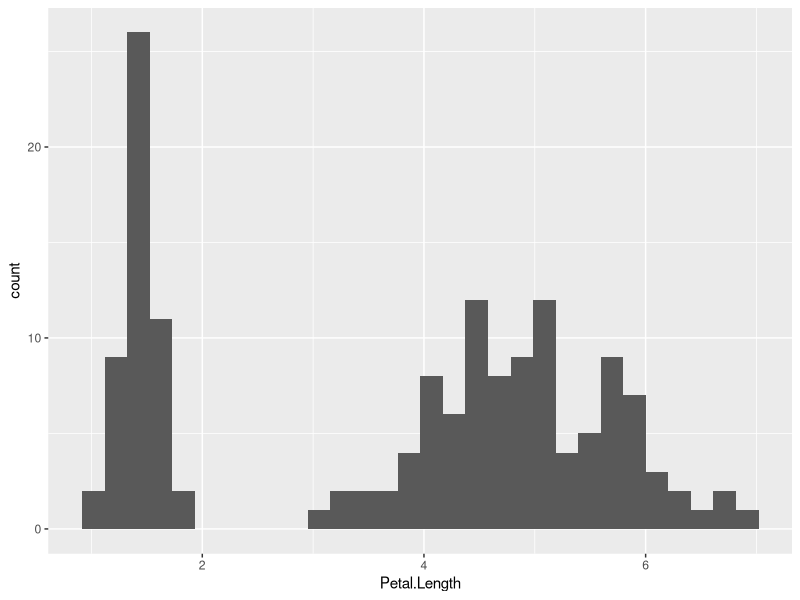
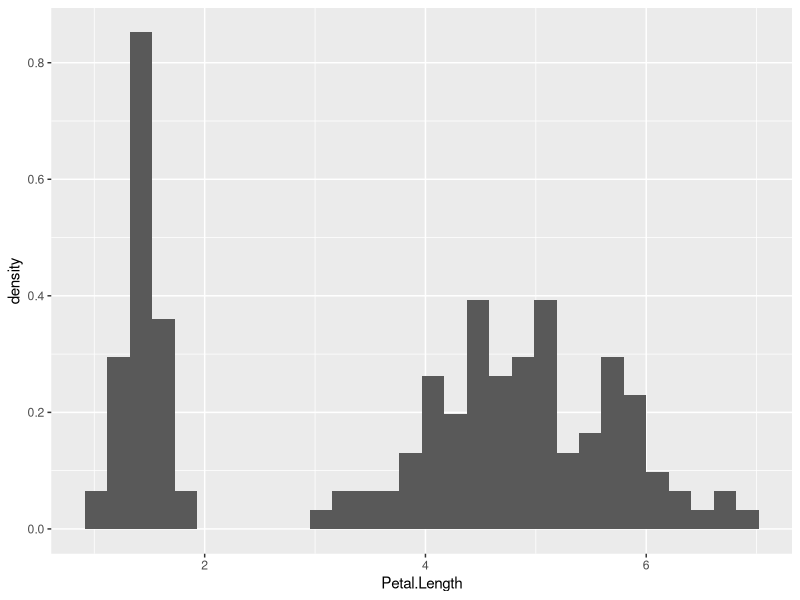
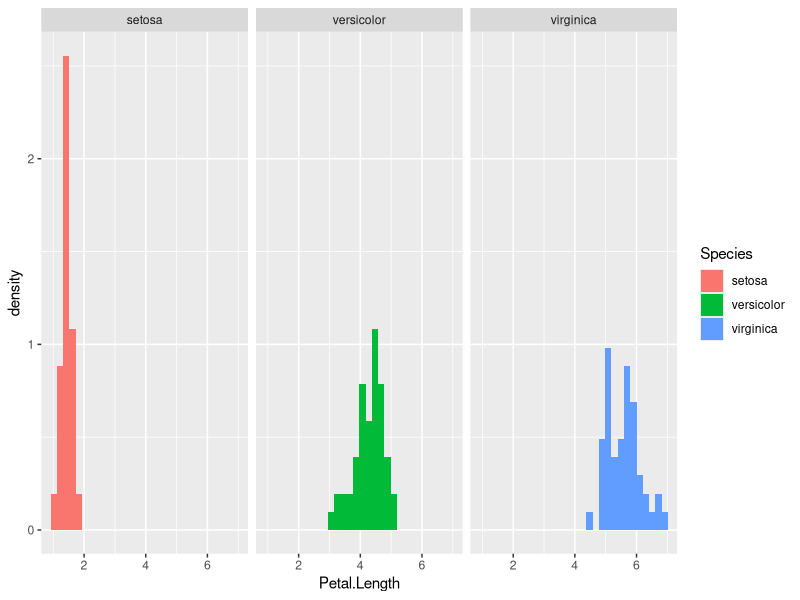
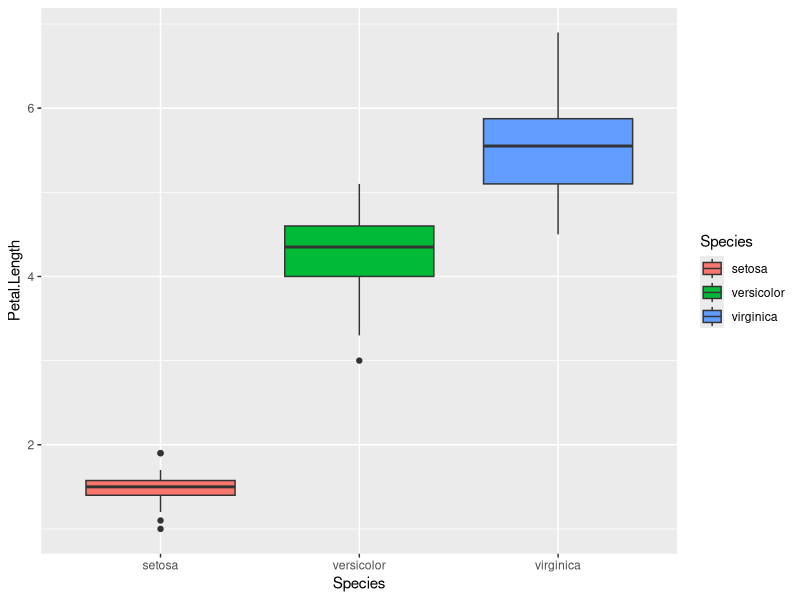
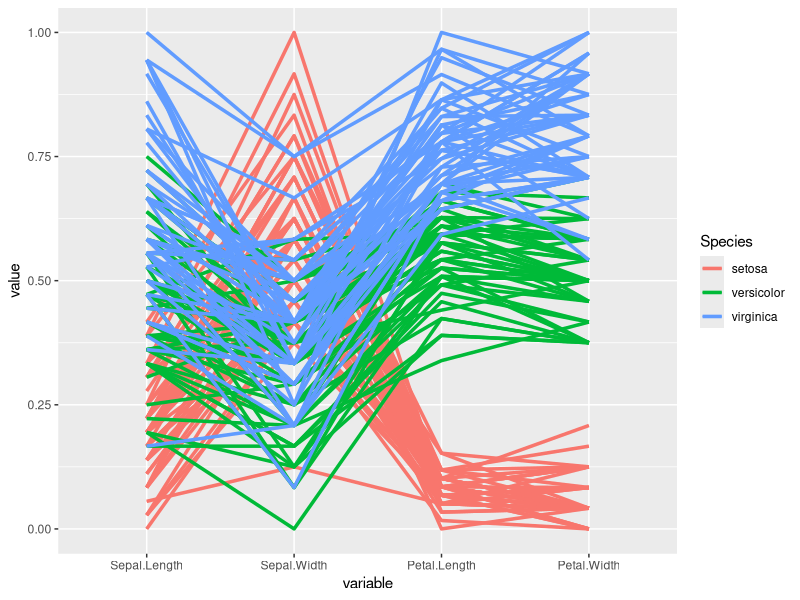
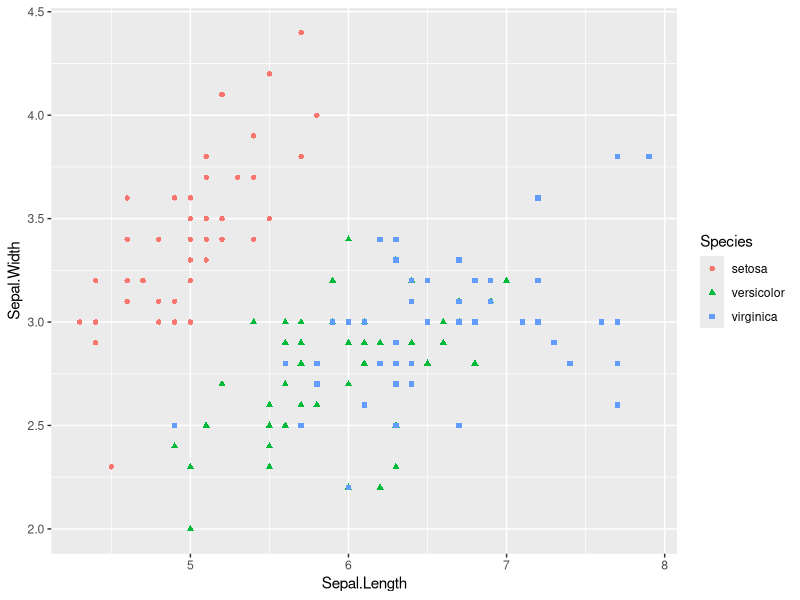
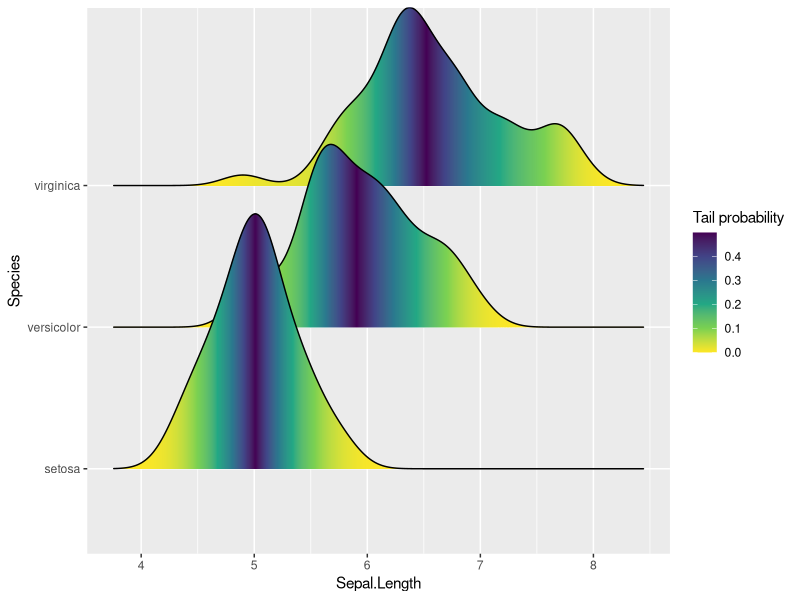
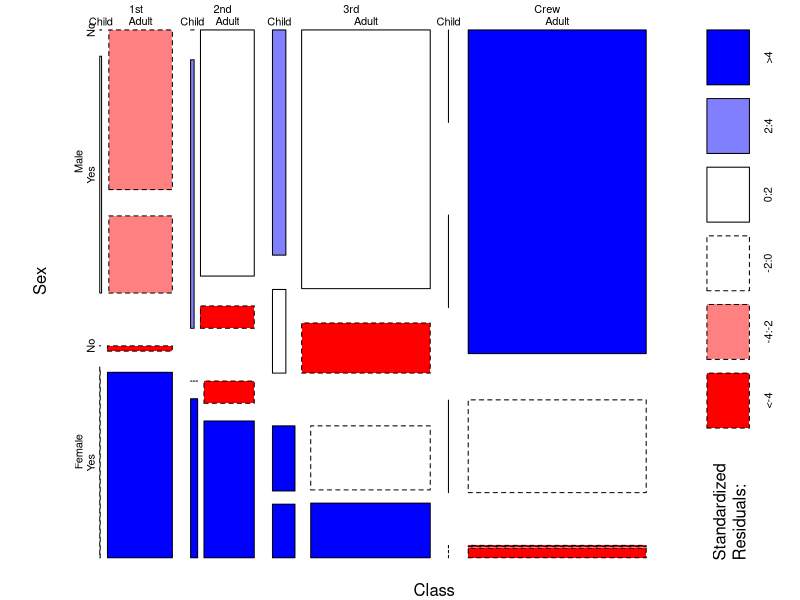

The R source for these figures, in order:
## ---- chunk 1
knitr::opts_chunk$set(echo = TRUE)

library(tidyverse)
library(ggplot2)
## ---- chunk 2

df<-as.data.frame(iris)

## regular histogram to show the distribution of Petal.Length
p<-df%>%
  ggplot(aes(x=Petal.Length))+geom_histogram()

p

## use density for y axis.
p1<-df%>%
  ggplot(aes(x=Petal.Length,y = ..density..))+geom_histogram()

p1


## color histogram by Species variable

# p2<-df%>%group_by(Species)%>%
#   ggplot(aes(x=Petal.Length,y = ..density.., fill=Species))+
#   geom_histogram()


p2<-df%>%
  ggplot(aes(x=Petal.Length,y = ..density..,     fill=Species))+geom_histogram()+facet_wrap(~Species)

p2


## ---- chunk 3

## regular boxplot to show the distribution of Petal.Length with respect of different species

p<-df %>%
  ggplot(aes(x =Species,y=Petal.Length, fill=Species))+geom_boxplot()

p


## ---- chunk 4

library(GGally)
ggparcoord(iris, columns = 1:4, groupColumn = 5, scale = "uniminmax") + 
  geom_line(size = 1.2)

## ---- chunk 5
## show to relationship between two variables
p<-df%>%
  ggplot(aes(x=Sepal.Length, y=Sepal.Width, color=Species))+geom_point(aes(shape=Species))

p

## ---- chunk 6


#Ridgeline plots are partially overlapping line plots that create the impression of a mountain range. They can be quite useful for visualizing changes in distributions over time or space.


library(ggridges)
p<-ggplot(iris, aes(x = Sepal.Length, y = Species, fill = 0.5 - abs(0.5 - stat(ecdf)))) +
  stat_density_ridges(geom = "density_ridges_gradient", calc_ecdf = TRUE) +
  scale_fill_viridis_c(name = "Tail probability", direction = -1)
p


## ---- chunk 7
#The main hurdle ggmosaic faced is that mosaic plots do not have a one-to-one mapping between a variable and the x or y axis. To accommodate the variable number of variables, the mapping to x is created by the product() function. 

ftable(Titanic)

par(mar = c(2, 3.5, .1, .1))
mosaicplot(Titanic, shade = TRUE, main = "")
## ---- chunk 8

# Create Data
data <- data.frame(
  group=LETTERS[1:5],
  value=c(13,7,9,21,2)
)

# Basic piechart
ggplot(data, aes(x="", y=value, fill=group)) +
  geom_bar(stat="identity", width=1) +
  coord_polar("y", start=0)


## ---- chunk 9

library(RColorBrewer)
heatmap(as.matrix(mtcars), col = brewer.pal(9, "RdYlBu"), 
        scale = "column", margins = c(4, 8))


## ---- chunk 10

if (require(maps)) {

  crimes <- data.frame(state = tolower(rownames(USArrests)), USArrests)

  # Equivalent to crimes %>% tidyr::pivot_longer(Murder:Rape)
  vars <- lapply(names(crimes)[-1], function(j) {
    data.frame(state = crimes$state, variable = j, value = crimes[[j]])
  })
  crimes_long <- do.call("rbind", vars)

  states_map <- map_data("state")
  ggplot(crimes, aes(map_id = state)) +
    geom_map(aes(fill = Murder), map = states_map) +
    expand_limits(x = states_map$long, y = states_map$lat)

  last_plot() + coord_map()
  ggplot(crimes_long, aes(map_id = state)) +
    geom_map(aes(fill = value), map = states_map) +
    expand_limits(x = states_map$long, y = states_map$lat) +
    facet_wrap( ~ variable)
}



## ---- chunk 11


p <- mtcars%>%
  ggplot(aes(x=factor(cyl), y=mpg, fill=factor(cyl)))+ geom_violin()

p
## ---- chunk 12

library(survival)
leukemia.surv <- survfit(Surv(time, status) ~ x, data = aml)
plot(leukemia.surv, lty = 1:2, xlab = "time")
legend("topright", c("Maintenance", "No Maintenance"), lty = 1:2, bty = "n")
survminer::ggsurvplot(leukemia.surv, data = aml)


